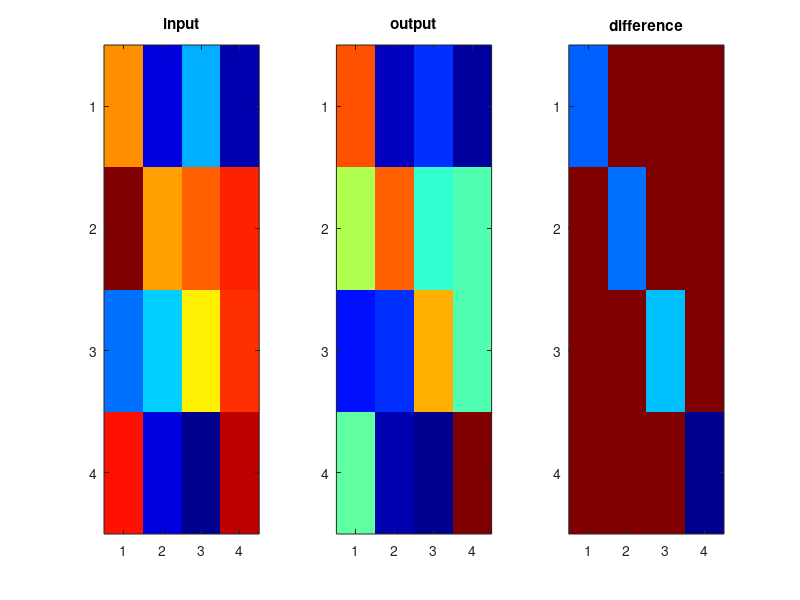

Recreate this plot in MATLAB.
function A = double_diagonal(A)
% function A = double_diagonal(A)
% dDouble diagonal of a matrix A
% required: `size(A, 1) == size(A, 2)`
% -----------------------------------------------
% Author: Tiep Vu, thv102@psu.edu, 5/11/2016
%         (http://www.personal.psu.edu/thv102/)
% -----------------------------------------------
	if nargin == 0 % test mode 
		A = rand(4, 4);
		Ain = A;
		subplot(1, 3, 1); imagesc(A); title('input'); colormap jet;
	end 
	%% check requirements
	if size(A, 1) ~= size(A, 2)
		error('The input matrix is not square!!');
	end 
	%% MAIN
	n = size(A, 1);
    A(1:n+1:n^2) = 2*diag(A);
    %%
    if nargin == 0 % test mode
    	subplot(1, 3, 2); imagesc(A); title('output');
    	subplot(1, 3, 3); imagesc(Ain - A); title('difference');
    	A = [];
    end 
end 
